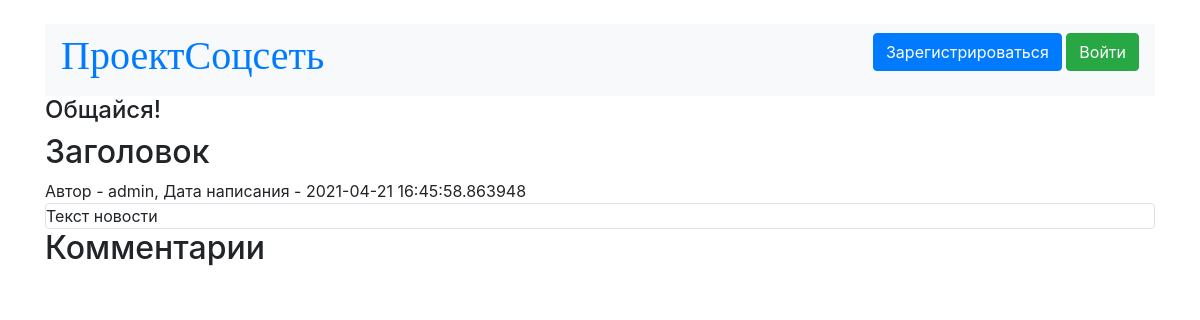
/post/47, run on the app's committed database.
### data/posts.py (models this page shows)
class Post(SqlAlchemyBase, SerializerMixin):
    __tablename__ = 'news'
    id = sqlalchemy.Column(sqlalchemy.Integer,
                           primary_key=True, autoincrement=True)
    title = sqlalchemy.Column(sqlalchemy.String, nullable=True)
    content = sqlalchemy.Column(sqlalchemy.String, nullable=True)
    created_date = sqlalchemy.Column(sqlalchemy.DateTime,
                                     default=datetime.datetime.now)
    author = sqlalchemy.Column(sqlalchemy.Integer,
                                    sqlalchemy.ForeignKey("users.id"))
    user = orm.relation('User')

### data/users.py (models this page shows, shortened)
class User(SqlAlchemyBase, SerializerMixin):
    __tablename__ = 'users'
    id = sqlalchemy.Column(sqlalchemy.Integer,
                           primary_key=True, autoincrement=True)
    name = sqlalchemy.Column(sqlalchemy.String, nullable=True)
    birth = sqlalchemy.Column(sqlalchemy.Integer, nullable=True)
    friends = sqlalchemy.Column(sqlalchemy.String, nullable=True)
    posts = sqlalchemy.Column(sqlalchemy.String, nullable=True)
    phone = sqlalchemy.Column(sqlalchemy.String, nullable=True)
    email = sqlalchemy.Column(sqlalchemy.String,
                              index=True, unique=True, nullable=True)
    about = sqlalchemy.Column(sqlalchemy.String, nullable=True)
    hashed_password = sqlalchemy.Column(sqlalchemy.String, nullable=True)
    register_date = sqlalchemy.Column(sqlalchemy.DateTime,
                                      default=datetime.datetime.now)
    online_date = sqlalchemy.Column(sqlalchemy.DateTime,
                                      default=datetime.datetime.now)

### PythonApplication7.py (the view, shortened to what this page needs)
@app.route('/post/<int:id>', methods=['GET', 'POST'])
def post(id):
    db_sess = db_session.create_session()
    if session.get('user_id', -1) != -1:
        username = db_sess.query(User).filter(User.id == session.get('user_id')).first().name
    else:
        username = 'pass'
    item = db_sess.query(Post).filter(Post.id == id).first()
    form=CommentForm()
    comments = db_sess.query(Comment).filter(Comment.parent == id).all()
    return render_template("post.html", item=item, comments=comments, form=form, username=username).replace('&lt;', '<').replace('&gt;', '>')

### data/db_session.py (called while the page is built)
def create_session() -> Session:
    global __factory
    return __factory()

### templates/post.html (shortened to what this page needs)
﻿{% extends "base.html" %}
{% block content %}
<h2>{{item.title}}</h2>
<div>
    Автор - {{item.user.name}}, Дата написания - {{item.created_date}}
</div>
<div class="col-md6 border rounded">
    <div>
        {{item.content}}
    </div>
</div>
<h2>Комментарии</h2>
{% endblock %}

### data on the page
Post: title "Заголовок", created_date "2021-04-21 16:45:58.863948", content "Текст новости"
User: user.name "admin"
